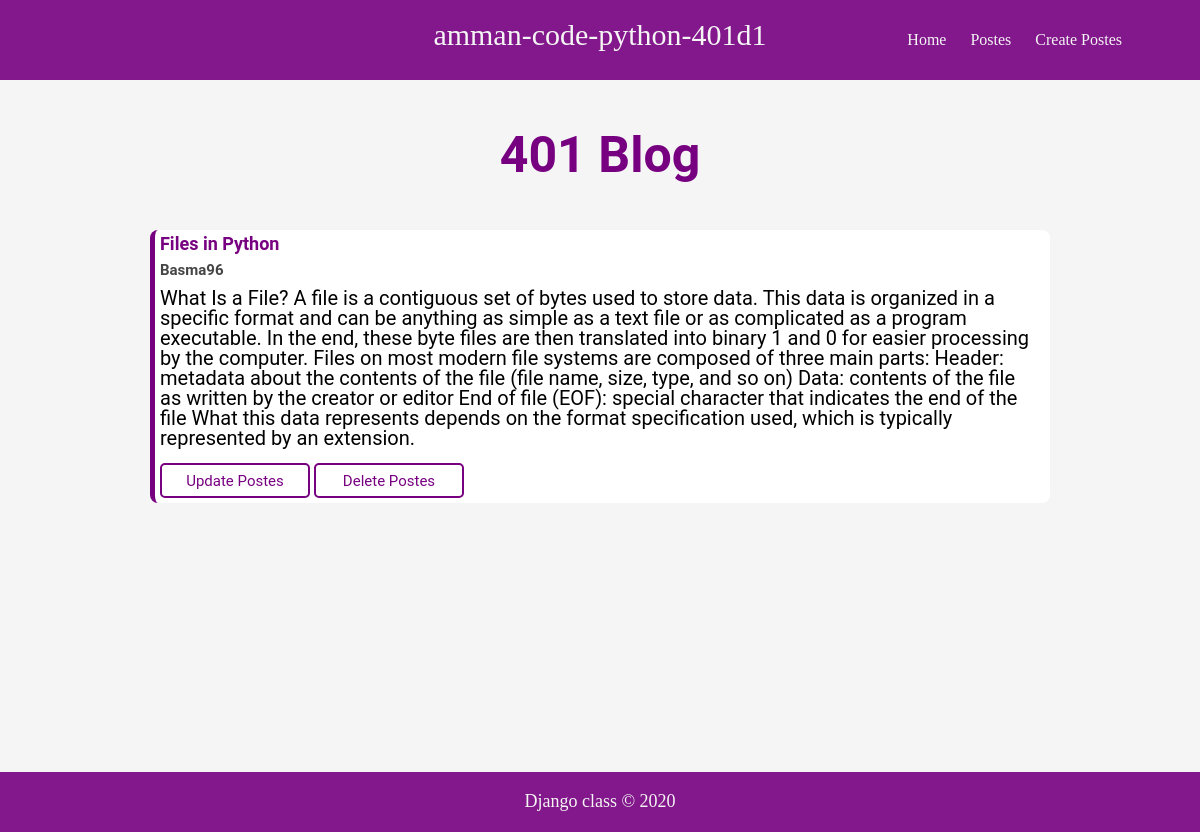
Page /blog/2 on the committed database.
### blog/models.py (models this page shows, shortened)
class Post(models.Model):
    title = models.CharField(max_length=64)
    author = models.ForeignKey('auth.user', on_delete=models.CASCADE)
    body = models.TextField()

### blog/views.py (the view)
# urls.py: path('blog/<int:pk>', PostDetailView.as_view(), name = 'post_detail'),
class PostDetailView(DetailView):
    template_name = 'post_detail.html'
    model = Post

### templates/post_detail.html
{% extends 'base.html' %}
{% block content %}
<h2>401 Blog</h2>
<div class="div">
    <h3>{{ post.title }}</h3>
    <h4>{{ post.author }}</h4>
    <p>{{ post.body }}</p>
    <div style="padding: 5px;">
        <button><a href="{% url 'post_update'  post.pk %}">Update Postes</a></button>
        <button><a href="{% url 'post_delete'  post.pk %}">Delete Postes</a></button>
    </div>
</div>
{% endblock content %}

### static/styles/base.css (style rules this page uses)
* { font-family: 'Roboto', sans-serif; }
body { background-color: #f5f5f5; }
a { text-decoration: none; color: #770081; }
button { background-color: white; border: 2px solid #770081; border-radius: 5px; color: #770081; cursor: pointer; font-size: 15px; height: 35px; width: 150px; }

### static/styles/layout.css (style rules this page uses)
main h2 { color: #770081; font-size: 50px; font-weight: bolder; margin: 50px 0; text-align: center; }
.div h3 { color: #770081; font-size: 18px; font-weight: bolder; padding: 5px; }
.div h4 { color: #464546; font-size: 15px; font-weight: bolder; padding: 5px; }
.div p { color: #000000; font-size: 20px; font-weight: normal; padding: 5px 10px 10px 5px; }
button a { color: #770081; cursor: pointer; }

### static/styles/modules.css (style rules this page uses)
.div { background-color: white; border-bottom-left-radius: 8px; border-bottom-right-radius: 8px; border-top-left-radius: 8px; border-top-right-radius: 8px; border-left: 5px solid #770081; margin-bottom: 30px; }

### rows in the picture
Post: title "Files in Python", author "Basma96", body "What Is a File? A file is a contiguous set of bytes used to store data. This data is organized in a specific format and can be anything as simple as a text file or as complicated as a program executable. In the end, these byte files are then translated into binary 1 and 0 for easier processing by the computer. Files on most modern file systems are composed of three main parts: Header: metadata about the contents of the file (file name, size, type, and so on) Data: contents of the file as written by the creator or editor End of file (EOF): special character that indicates the end of the file What this data represents depends on the format specification used, which is typically represented by…"
